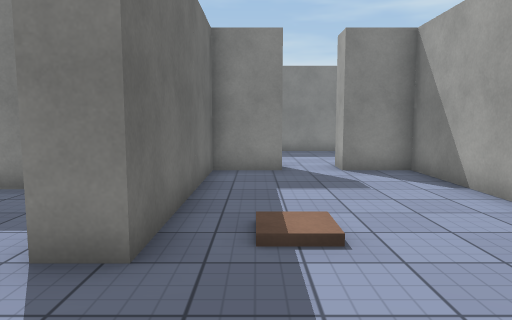
[1] (above)

21 first-person views from a walk through a Unity game level. The camera is 1.4 m above the floor, tilts 6° down and sees 70° across. Doors are open. The floor is counted in squares, 1 m on a side. Each view is taken from the middle of a square. On the plan, view 1 faces up. The plan holds only what a view shows up to about 16 squares ahead; the rest is blank. The player character is not drawn. Surface patterns are stand-ins for the level's own textures.

[2]
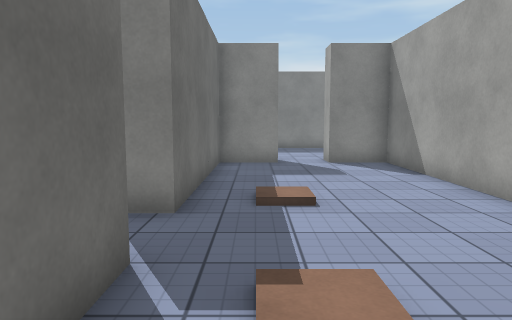

[3]
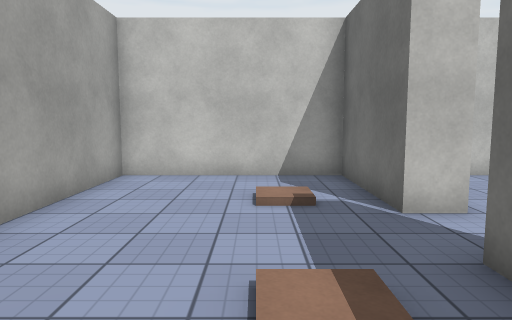

[4]
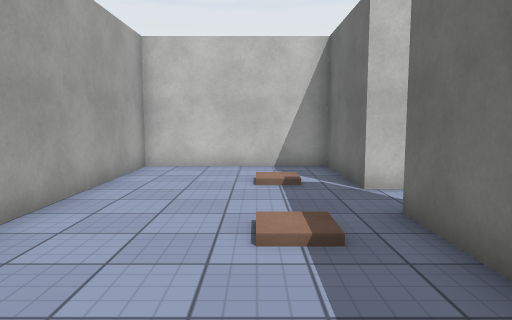

[5]
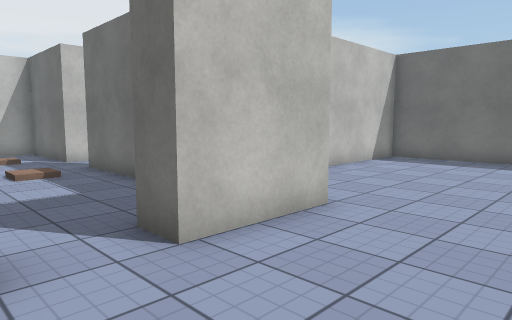

[6]
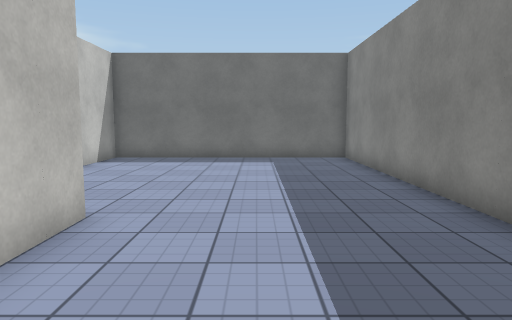

[7]
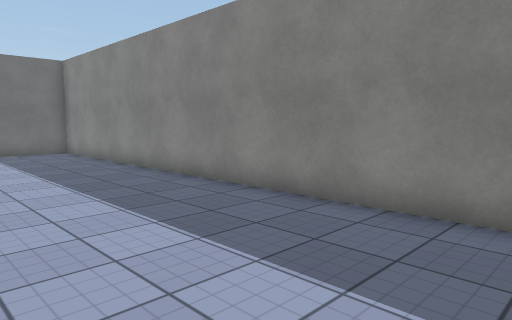

[8]
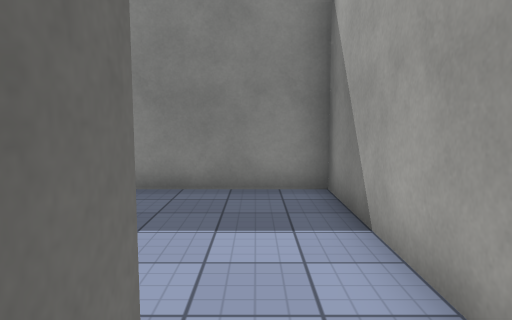

[9]
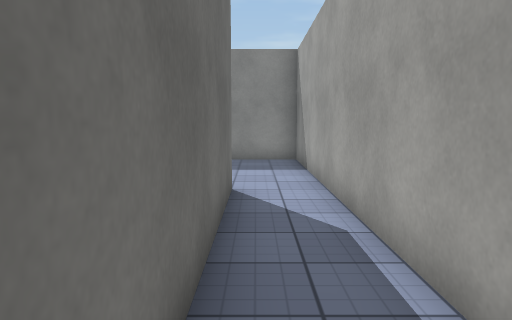

[10]
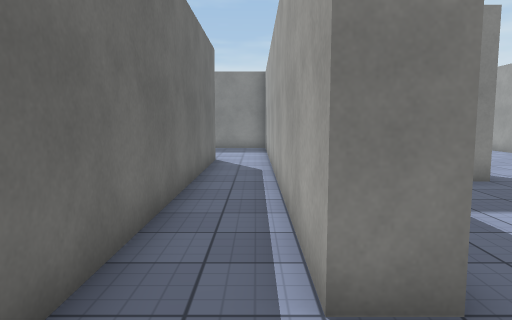

[11]
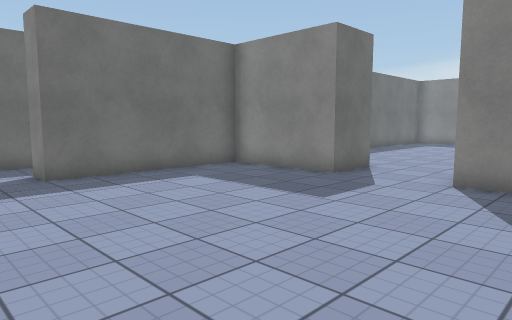

[12]
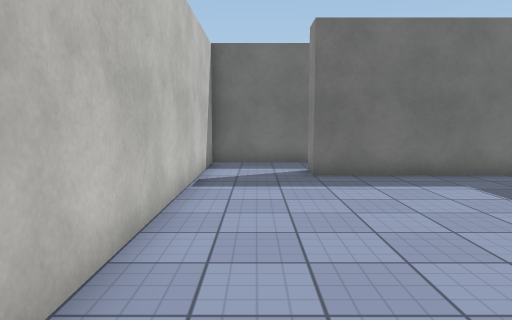

[13]
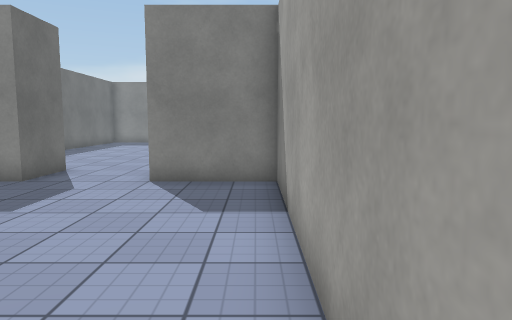

[14]
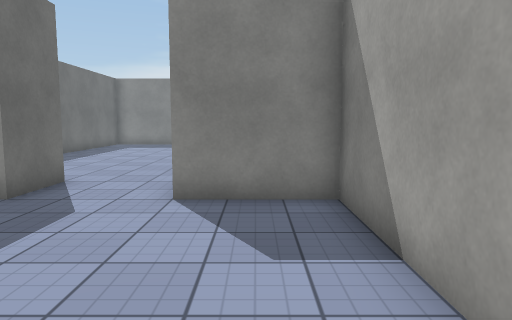

[15]
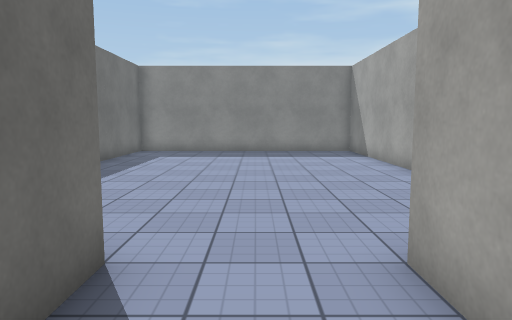

[16]
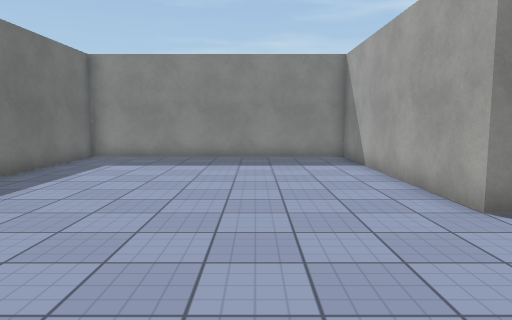

[17]
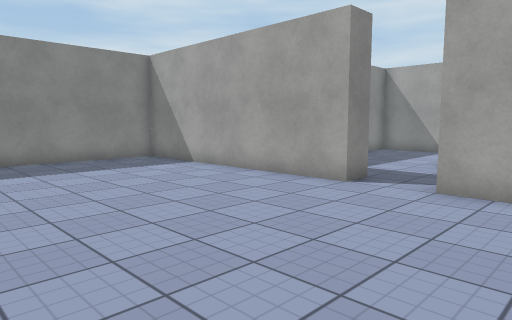

[18]
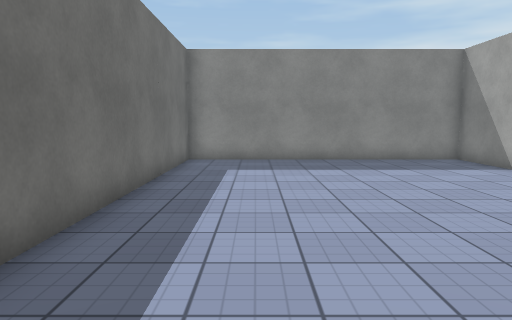

[19]
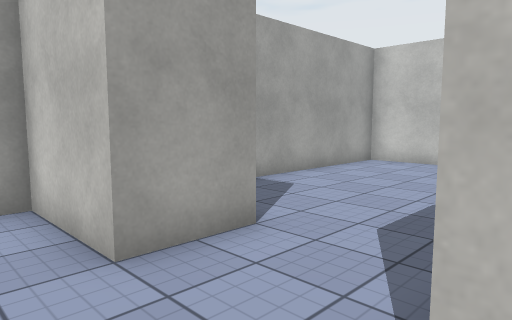

[20]
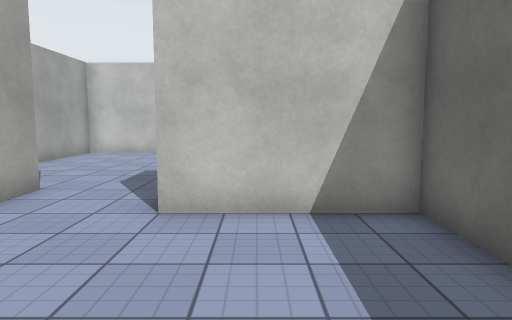

[21]
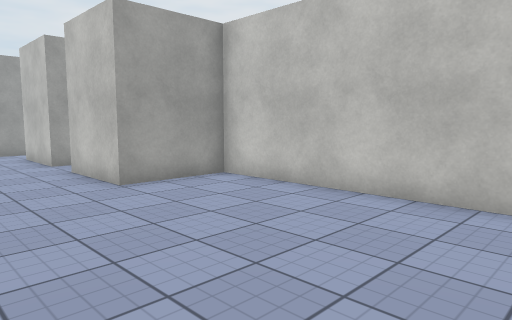

### Floor plan
Ten units are one square. View 1 is at (0, 0); x grows to the right and y downward. Boxes are objects, and circles mark ways between rooms. Rooms are numbered by the first view taken in them; rooms with no view inside come last. Other rooms are left out.
<svg viewBox="-118 -230 313 260">
<path fill="none" stroke="#000" d="M-24 -15 -13 -15 -13 25 45 25 45 -105 25 -105 25 -115M7 -115 7 -105 -13 -105 -13 -35 -22 -35M25 -115 55 -115M75 -125 75 -175 -113 -175 -113 -85 -23 -85 -23 -115 7 -115M125 -85 125 -65 85 -65 85 -5 75 -5 75 -125M55 -115 55 25 185 25 185 -65 155 -65 155 -85M185 -135 185 -225 85 -225 85 -125M85 -105 85 -85 125 -85M155 -85 185 -85 185 -115"/>
<circle cx="15" cy="-110" r="3" fill="#2a7"/>
<circle cx="65" cy="-115" r="3" fill="#2a7"/>
<circle cx="140" cy="-80" r="3" fill="#2a7"/>
<text x="20" y="-40">1</text>
<text x="-20" y="-140">2</text>
<text x="120" y="-30">3</text>
<text x="130" y="-160">4</text>
</svg>
Room 1 opens to room 2. Room 2 opens to room 3. Room 3 opens to room 4.

Where each view was taken, in squares from view 1:
view 1: 0 up, 0 right, facing up
view 2: 2 down, 0 right, facing up
view 3: 7 up, 1 right, facing down
view 4: 9 up, 1 right, facing down
view 5: 15 up, 3 right, facing down-left
view 6: 14 up, 3 right, facing left
view 7: 12 up, 6 right, facing up-left
view 8: 10 up, 6 right, facing up
view 9: 4 up, 6 right, facing up
view 10: 2 down, 7 right, facing up
view 11: 2 down, 18 right, facing up-left
view 12: 1 down, 18 right, facing left
view 13: 2 down, 18 right, facing up
view 14: 0 up, 17 right, facing up
view 15: 5 up, 14 right, facing up
view 16: 8 up, 15 right, facing up
view 17: 9 up, 11 right, facing up-right
view 18: 9 up, 11 right, facing up
view 19: 10 up, 12 right, facing down-right
view 20: 14 up, 11 right, facing down
view 21: 15 up, 10 left, facing down-right
